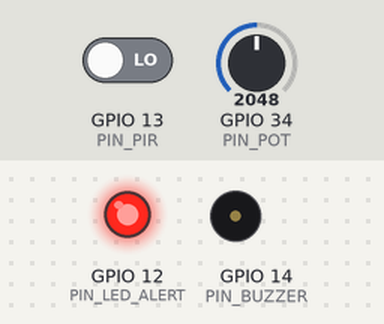
The sketch below on a simulated ESP32. Parts: output pins drawn as LEDs (lit = HIGH), buzzer (waves = sounding). Inputs (shaded band) come from the test bench; at power-on: GPIO 34 (PIN_POT) = 2048, GPIO 13 (PIN_PIR) LOW. WiFi joins after 1.5 s; servers stay silent unless stated; no MQTT or app messages arrive unless stated; what the sketch prints to the serial monitor is not drawn.

Above: at 2.7 s.
2.8 s: GPIO 34 (PIN_POT) set to 1546
4.7 s: GPIO 34 (PIN_POT) set to 1440
At 6.1 s:
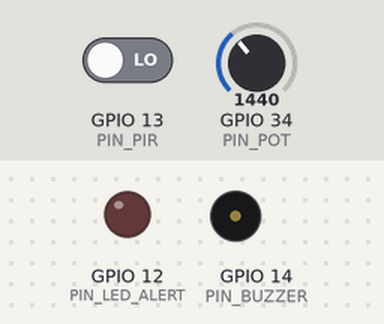
8.0 s: GPIO 34 (PIN_POT) set to 1540
At 9.7 s:
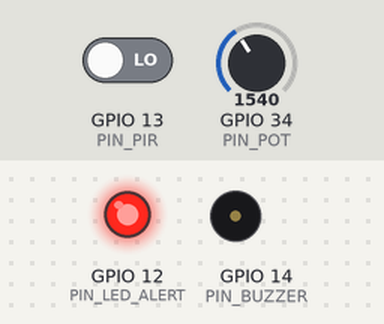
10.0 s: GPIO 13 (PIN_PIR) driven HIGH
At 11.3 s:
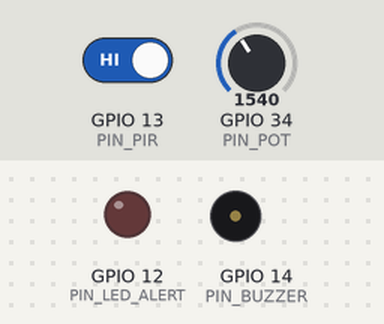
13.0 s: GPIO 13 (PIN_PIR) driven LOW
At 28.6 s:
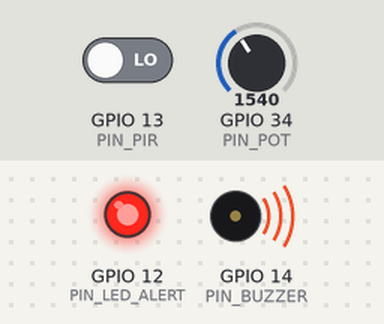
Timing chart, 0 to 29.0 s (numbered marks = the images above; inputs shaded):
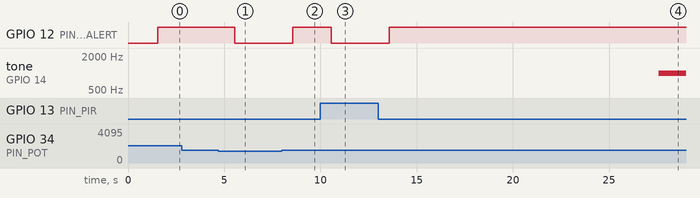

Measured:
- the behaviour switches between 1500 and 1499 on GPIO 34 (PIN_POT) (found by bisection; images 0 and 1)
- after the input at 2.8 s, every drawn part: stays the same
- after the input at 4.7 s, GPIO 12 (PIN_LED_ALERT): HIGH → LOW after 0.86 s
- after the input at 8.0 s, GPIO 12 (PIN_LED_ALERT): LOW → HIGH after 0.56 s
- after the input at 10.0 s, GPIO 12 (PIN_LED_ALERT): HIGH → LOW after 0.56 s
- after the input at 13.0 s, GPIO 12 (PIN_LED_ALERT): LOW → HIGH after 0.57 s; tone on GPIO 14 (PIN_BUZZER): silent → 1000 Hz after 14.6 s

The sketch:

sketch.ino
```cpp
#include <WiFi.h>
#include <PubSubClient.h>
#include <ArduinoJson.h>

// Deklarasi Pin Hardware
#define PIN_PIR       13  // Sensor Keberadaan Manusia (Edge 1)
#define PIN_POT       34  // Sensor Aktivitas Kompor (Edge 2 - Analog RMS)
#define PIN_LED_ALERT 12  // Output Alarm Visual
#define PIN_BUZZER    14  // Output Alarm Suara

// Batas Konfigurasi Sistem
#define THRESHOLD_KOMPOR_ON 1500  // Nilai ADC potensiometer saat kompor dianggap aktif
#define TIMEOUT_IDLE_SEC    15    // Toleransi waktu kompor ditinggal (15 detik)

// Konfigurasi Network & MQTT Broker
const char* ssid = "Wokwi-GUEST";
const char* password = "";
const char* mqtt_server = "broker.hivemq.com";
const int   mqtt_port = 1883;

const char* topic_telemetry = "stovewatch/telemetry";
const char* topic_alert     = "stovewatch/alert";

WiFiClient espClient;
PubSubClient client(espClient);

// Variabel Waktu & Status Sistem
unsigned long lastPersonSeenTime = 0;
bool isStoveActive = false;
bool isPersonPresent = false;

void setup_wifi() {
  Serial.print("Connecting to WiFi");
  WiFi.begin(ssid, password);
  while (WiFi.status() != WL_CONNECTED) {
    delay(500);
    Serial.print(".");
  }
  Serial.println(" -> Connected!");
}

void reconnect_mqtt() {
  while (!client.connected()) {
    Serial.print("Connecting to MQTT Broker HiveMQ...");
    if (client.connect("StoveWatch_Wokwi_Node")) {
      Serial.println(" -> Connected!");
    } else {
      Serial.print(" Failed, rc=");
      Serial.print(client.state());
      Serial.println(" retrying in 2 seconds...");
      delay(2000);
    }
  }
}

void setup() {
  Serial.begin(115200);

  pinMode(PIN_PIR, INPUT);
  pinMode(PIN_POT, INPUT);
  pinMode(PIN_LED_ALERT, OUTPUT);
  pinMode(PIN_BUZZER, OUTPUT);

  digitalWrite(PIN_LED_ALERT, LOW);
  digitalWrite(PIN_BUZZER, LOW);

  setup_wifi();
  client.setServer(mqtt_server, mqtt_port);

  lastPersonSeenTime = millis();
}

void loop() {
  if (!client.connected()) {
    reconnect_mqtt();
  }
  client.loop();

  // 1. Baca data sensor fisik
  int potValue = analogRead(PIN_POT);
  int pirState = digitalRead(PIN_PIR);

  isStoveActive = (potValue >= THRESHOLD_KOMPOR_ON);
  isPersonPresent = (pirState == HIGH);

  unsigned long currentMillis = millis();

  // 2. Pemrosesan Data: Presence Time Decay
  if (isPersonPresent) {
    lastPersonSeenTime = currentMillis; // Reset idle timer jika orang terlihat
  }

  unsigned long idleTimeSec = (currentMillis - lastPersonSeenTime) / 1000;

  // 3. Logika Fusi Keputusan (StoveWatch Decision Matrix)
  String systemStatus = "NORMAL";

  if (!isStoveActive) {
    // Kondisi 1: Kompor Mati -> STANDBY/NORMAL
    systemStatus = "NORMAL (STANDBY)";
    digitalWrite(PIN_LED_ALERT, LOW);
    noTone(PIN_BUZZER);
  } else {
    if (isPersonPresent) {
      // Kondisi 2: Kompor Aktif + Orang Terdeteksi -> SAFE
      systemStatus = "SAFE (COOKING)";
      digitalWrite(PIN_LED_ALERT, LOW);
      noTone(PIN_BUZZER);
    } else if (idleTimeSec < TIMEOUT_IDLE_SEC) {
      // Kondisi 3: Kompor Aktif + Orang Tidak Terlihat (<15 detik) -> WARNING
      systemStatus = "WARNING (UNATTENDED)";
      digitalWrite(PIN_LED_ALERT, HIGH); // LED Menyala Peringatan
      noTone(PIN_BUZZER);
    } else {
      // Kondisi 4: Kompor Aktif + Orang Tidak Terlihat (>=15 detik) -> ALERT (DANGER)
      systemStatus = "ALERT (DANGER!)";
      digitalWrite(PIN_LED_ALERT, HIGH);
      tone(PIN_BUZZER, 1000); // Buzzer Berbunyi Nyaring
    }
  }

  // 4. Pengiriman Telemetri JSON via MQTT Broker
  JsonDocument doc;
  doc["stove_active"] = isStoveActive;
  doc["person_present"] = isPersonPresent;
  doc["idle_time_sec"] = idleTimeSec;
  doc["status"] = systemStatus;

  char payloadBuffer[256];
  serializeJson(doc, payloadBuffer);

  client.publish(topic_telemetry, payloadBuffer);

  // Jika kondisi bahaya, kirim notifikasi darurat khusus
  if (systemStatus == "ALERT (DANGER!)") {
    client.publish(topic_alert, "DANGER: Stove Left Unattended over 15s!");
  }

  // Debug Serial Monitor
  Serial.print("[StoveWatch Status] ");
  Serial.print(systemStatus);
  Serial.print(" | Idle: ");
  Serial.print(idleTimeSec);
  Serial.println("s");

  delay(1000); // Iterasi loop per detik
}
```
